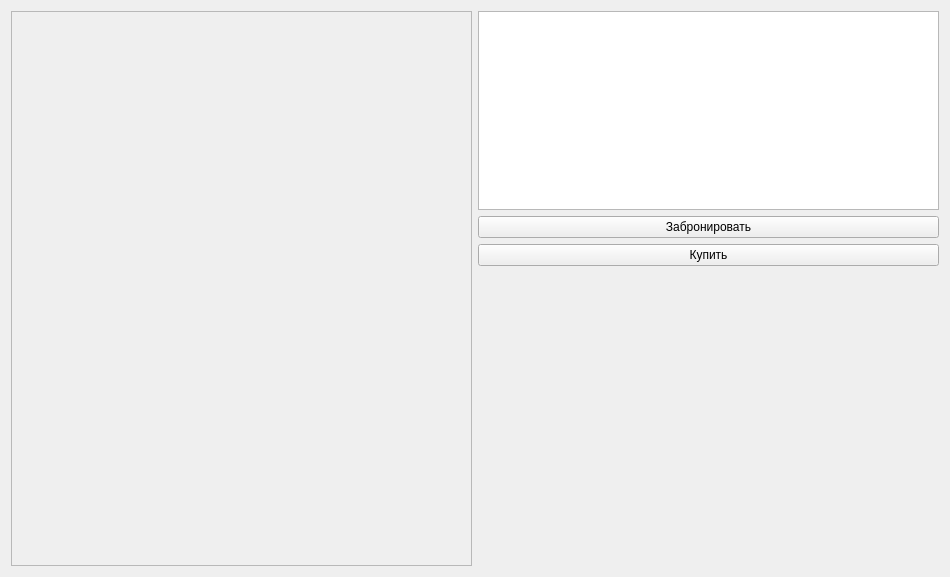
<?xml version="1.0" encoding="UTF-8"?>
<ui version="4.0">
 <class>Form</class>
 <widget class="QWidget" name="Form">
  <property name="geometry">
   <rect>
    <x>0</x>
    <y>0</y>
    <width>950</width>
    <height>577</height>
   </rect>
  </property>
  <property name="windowTitle">
   <string>Form</string>
  </property>
  <layout class="QHBoxLayout" name="horizontalLayout">
   <item>
    <widget class="QScrollArea" name="scrollArea">
     <property name="widgetResizable">
      <bool>true</bool>
     </property>
     <widget class="QWidget" name="scrollAreaWidgetContents">
      <property name="geometry">
       <rect>
        <x>0</x>
        <y>0</y>
        <width>461</width>
        <height>557</height>
       </rect>
      </property>
      <layout class="QVBoxLayout" name="verticalLayout"/>
     </widget>
    </widget>
   </item>
   <item>
    <layout class="QVBoxLayout" name="verticalLayout_2">
     <item>
      <widget class="QTextBrowser" name="textBrowser">
       <property name="sizePolicy">
        <sizepolicy hsizetype="Expanding" vsizetype="Expanding">
         <horstretch>0</horstretch>
         <verstretch>0</verstretch>
        </sizepolicy>
       </property>
      </widget>
     </item>
     <item>
      <widget class="QPushButton" name="pushButton">
       <property name="enabled">
        <bool>true</bool>
       </property>
       <property name="text">
        <string>Забронировать</string>
       </property>
      </widget>
     </item>
     <item>
      <widget class="QPushButton" name="pushButton_2">
       <property name="text">
        <string>Купить</string>
       </property>
      </widget>
     </item>
     <item>
      <spacer name="verticalSpacer">
       <property name="orientation">
        <enum>Qt::Vertical</enum>
       </property>
       <property name="sizeType">
        <enum>QSizePolicy::Maximum</enum>
       </property>
       <property name="sizeHint" stdset="0">
        <size>
         <width>20</width>
         <height>300</height>
        </size>
       </property>
      </spacer>
     </item>
    </layout>
   </item>
  </layout>
 </widget>
 <resources/>
 <connections/>
</ui>
